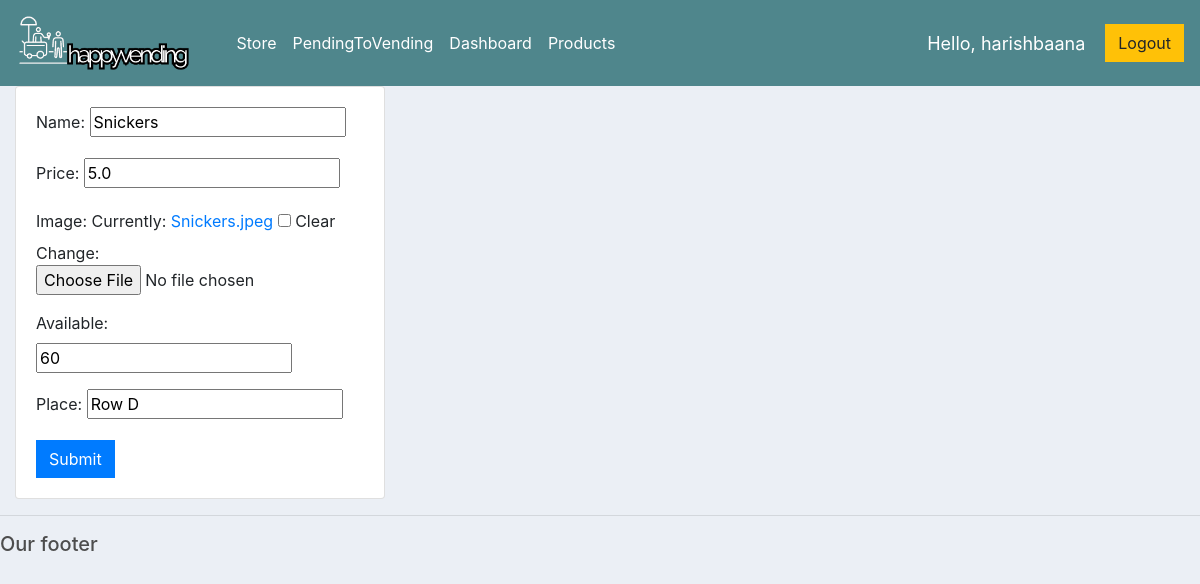
Page /account/update_product/1/ (signed in) on the committed database.
### store/models.py (models this page shows, shortened)
class Product(models.Model):
	name = models.CharField(max_length=200)
	price = models.FloatField()
	image = models.ImageField(default= "placeholder.png", null=True, blank=True)
	available = models.IntegerField(default=0, null=True, blank=True)
	place = models.CharField(max_length=200, null=True, blank=True)

### account/decorators.py (the view)
		def wrapper_func(request, *args, **kwargs):
			group = None
			if request.user.groups.exists():
				group = request.user.groups.all()[0].name
			if group in allowed_roles:
				return view_func(request, *args, **kwargs)
			else:
				return HttpResponse('You are not authorized to view this page')

### account/forms.py
class ProductForm(ModelForm):
	class Meta:
		model = Product
		fields = '__all__'

### account/views.py (called while the page is built)
@login_required(login_url='login')
@allowed_users(allowed_roles=['admin'])
def updateProduct(request, pk):  #updatein the specific order for useing pk as id
	product = Product.objects.get(id=pk)   #geting the currsponding order object
	form = ProductForm(instance=product)   # free filed form for passin the instance
	if request.method == 'POST':    # get the update data and store to the data base
		form = ProductForm(request.POST, request.FILES ,instance=product)
		if form.is_valid():
			form.save()
			return redirect('products') #then send to the home page
	context = {'form':form} # if the get method we sending the form to page
	return render(request, 'account/order_form.html', context)

### store/templates/account/order_form.html (shortened to what this page needs)
{%  extends 'account/main.html' %}
{% load static %}
{% block content %}
<div class="row">
	<div class="col-md-4">
		<div class="card card-body">
			<form method="POST" action="" enctype="multipart/form-data">
				{{form.as_p}}
			<input class="btn btn-primary" type="submit" name="Update Information">
			</form>
		</div>
	</div>
</div>
{% endblock %}

### store/templates/account/navbar.html (shortened to what this page needs)
{% load static %}
<nav class="navbar navbar-expand-lg navbar-dark bg-dark">
  <a class="navbar-brand" href="{% url 'store' %}"><img style="height: 60px" src="{% static 'images/logo.png' %}" alt="Giri"></a>
  <div class="collapse navbar-collapse" id="navbarNav">
    <ul class="navbar-nav" style=" position: relative;
    left: 20px">
    {% if request.user.is_staff %}
    <li class="nav-item active">
          <a class="nav-link" href="{% url 'store' %}">Store <span class="sr-only">(current)</span></a>
        </li>
        <li class="nav-item active">
            <a class="nav-link" href="{% url 'process_QR' %}">PendingToVending<span class="sr-only">(current)</span></a>
          </li>
      <li class="nav-item active">
          <a class="nav-link" href="{% url 'home' %}">Dashboard</a>
      </li>
      <li class="nav-item active">
       <a class="nav-link" href="{% url 'products' %}">Products</a>
      </li>
      {% endif %}
    </ul>
  </div>
   <span class="hello-msg">Hello, {{request.user}}</span>
  <span ><a  class="btn btn-warning" href="{% url 'logout' %}">Logout</a></span>
</nav>

### static/css/main.css (style rules this page uses)
.bg-dark { background-color: #4f868c!important; }
.btn { border-radius: 0; }

### static/css/main2.css (style rules this page uses)
body { background-color: #ebeff5; }

### store/templates/account/navbar.html (style rules this page uses)
.hello-msg { font-size: 18px; color: #fff; margin-right: 20px; }

### rows in the picture
Product: name "Snickers", price "5.0", available "60", place "Row D"

### other values in the picture
{{ request.user }} "harishbaana"
